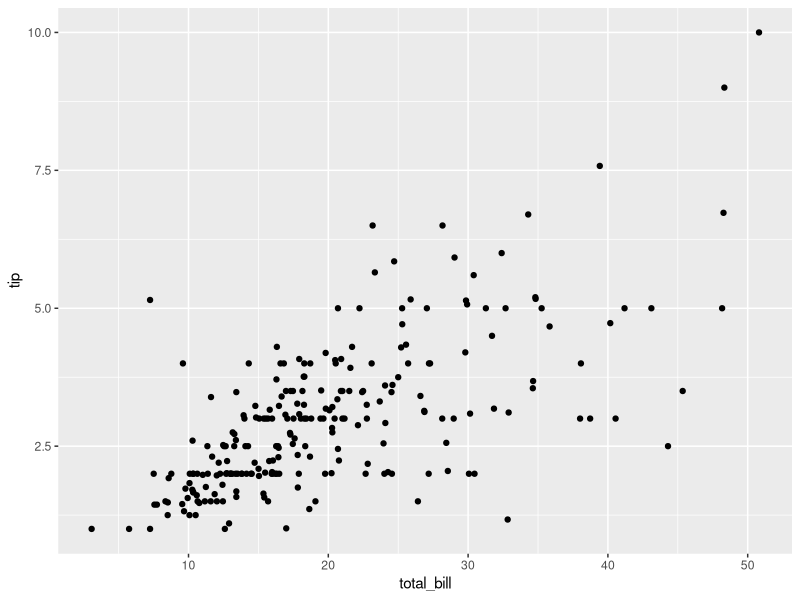
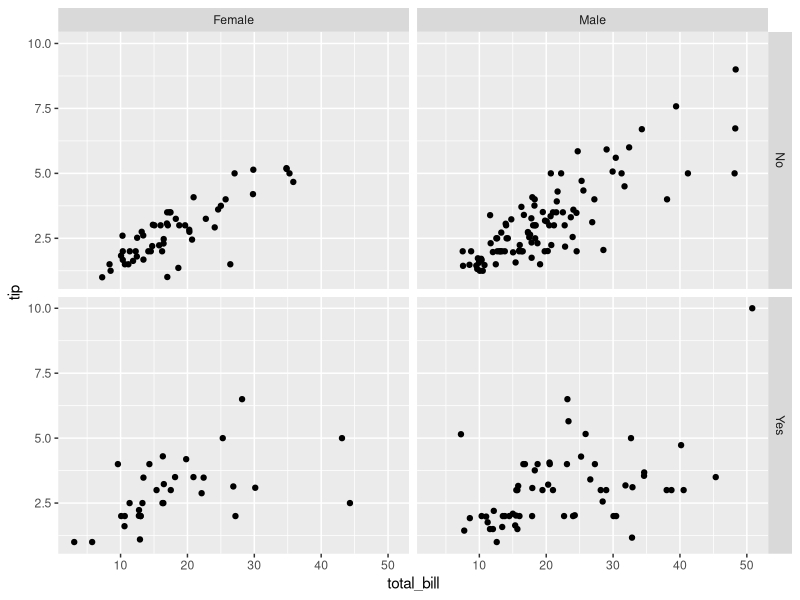
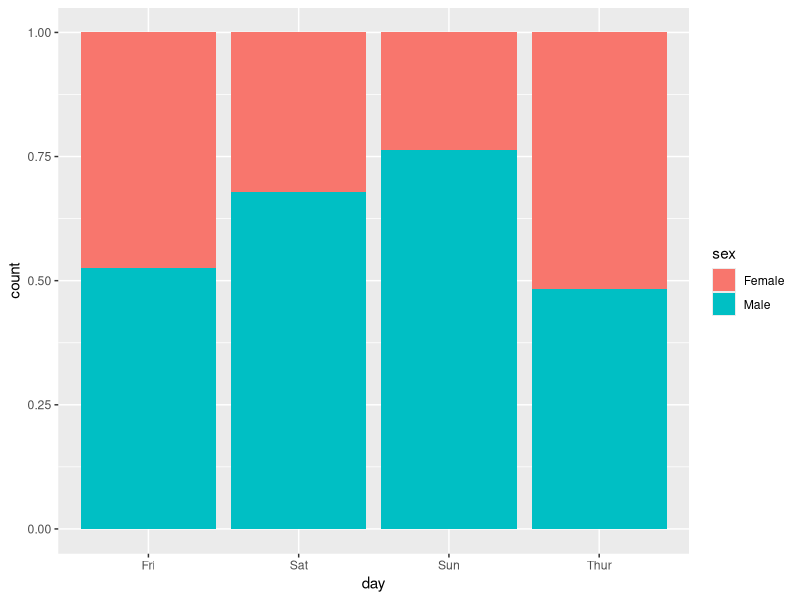
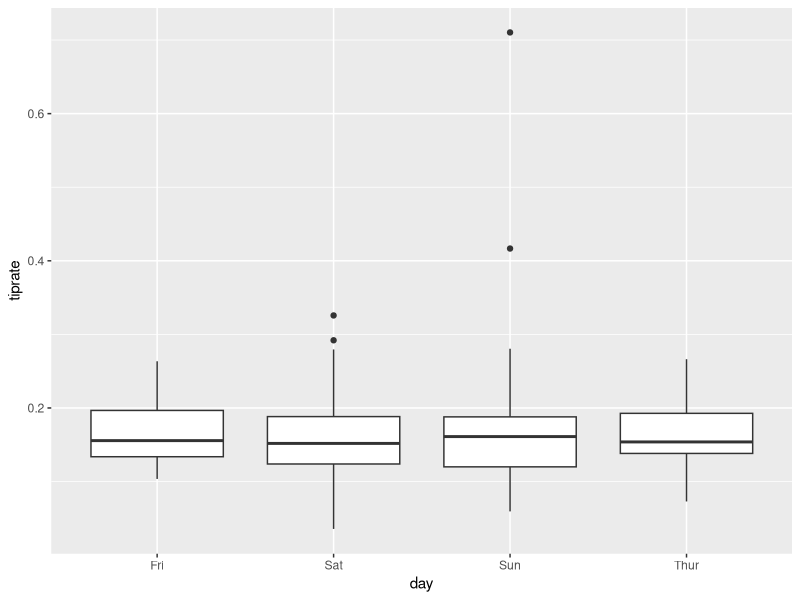

Generate these figures, in order, with R:
## ---- chunk 1
data(tips, package="reshape2")
library(reshape2)
library(ggplot2)
library(dplyr)
## ---- chunk 2
knitr::opts_chunk$set(echo = TRUE)
## ---- chunk 3
data(tips, package="reshape2")

## ---- chunk 4
str(tips)
## ---- chunk 5
tips$size.factor <- as.factor(tips$size)

## ---- chunk 6
ggplot(tips, aes(x=total_bill, y = tip)) + geom_point()
## ---- chunk 7
tips$tiprate <- tips$tip/tips$total_bill
filter(tips, tiprate==max(tips$tiprate))
filter(tips, tiprate==min(tips$tiprate))
mean(tips$tiprate)
## ---- chunk 8
ggplot(data=tips, aes(x=total_bill, y=tip)) + geom_point() +facet_grid(smoker~sex)

## ---- chunk 9
ggplot(tips, aes(x=day, fill=sex)) + geom_bar(position="fill")
## ---- chunk 10
ggplot(tips, aes(x=day, y=tiprate)) + geom_boxplot()
